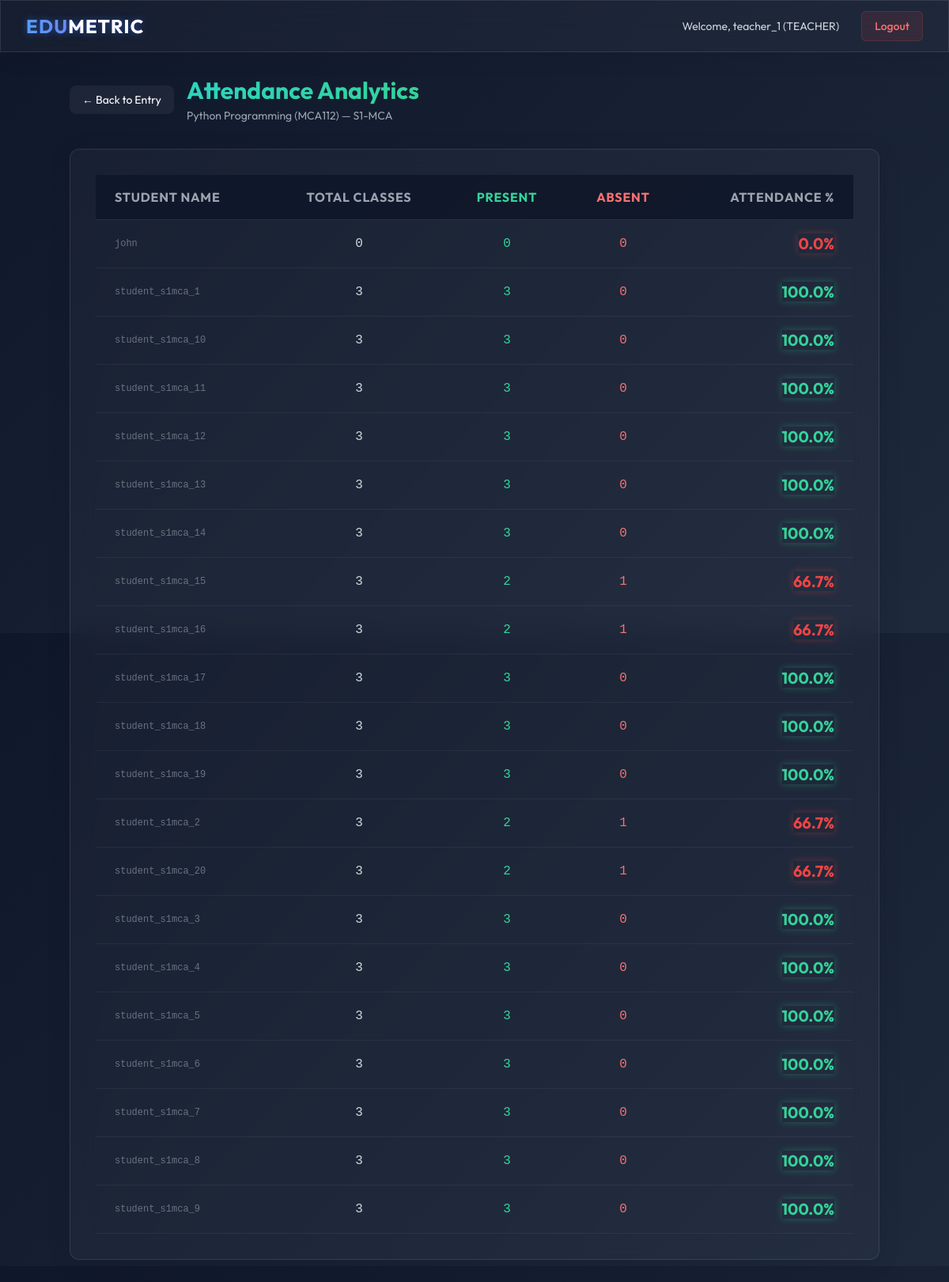
The page /teacher/allocation/8/attendance/report/ (signed in) on the database its author committed.
### core/models.py (models this page shows, shortened)
class User(AbstractUser):
    class Role(models.TextChoices):
        ADMIN = "ADMIN", "Admin"
        STAFF = "DEPT_STAFF", "Department Staff"
        TEACHER = "TEACHER", "Teacher"
        STUDENT = "STUDENT", "Student"
    role = models.CharField(max_length=20, choices=Role.choices, default=Role.STUDENT)
    department = models.ForeignKey(Department, on_delete=models.SET_NULL, null=True, blank=True)
    class_section = models.ForeignKey(ClassSection, on_delete=models.SET_NULL, null=True, blank=True)
    phone = models.CharField(max_length=15, blank=True, null=True)
    profile_pic = models.ImageField(upload_to="profiles/", blank=True, null=True)

class Allocation(models.Model):
    teacher = models.ForeignKey(User, on_delete=models.CASCADE, limit_choices_to={'role': User.Role.TEACHER})
    subject = models.ForeignKey(Subject, on_delete=models.CASCADE)
    class_section = models.ForeignKey(ClassSection, on_delete=models.CASCADE)
    class Meta:
        unique_together = ('teacher', 'subject', 'class_section')

class Subject(models.Model):
    name = models.CharField(max_length=100)
    code = models.CharField(max_length=20, unique=True)
    class_section = models.ForeignKey(ClassSection, on_delete=models.CASCADE, null=True, blank=True)

class ClassSection(models.Model):
    name = models.CharField(max_length=50) # e.g. S5-CSE-A
    department = models.ForeignKey(Department, on_delete=models.CASCADE)

### core/views.py (the view)
# urls.py: path('teacher/allocation/<int:allocation_id>/attendance/report/', views.teacher_attendance_report, name='teacher_attendance_report'),
@login_required
@user_passes_test(is_teacher)
def teacher_attendance_report(request, allocation_id):
    allocation = get_object_or_404(Allocation, id=allocation_id, teacher=request.user)
    students = User.objects.filter(role=User.Role.STUDENT, class_section=allocation.class_section).order_by('username')
    report_data = []
    for student in students:
        total_classes = AttendanceRecord.objects.filter(student=student, allocation=allocation).count()
        days_present = AttendanceRecord.objects.filter(student=student, allocation=allocation, is_present=True).count()
        days_absent = total_classes - days_present
        percentage = 0.0
        if total_classes > 0:
            percentage = round((days_present / total_classes) * 100, 1)
        report_data.append({
            'student': student,
            'total_classes': total_classes,
            'days_present': days_present,
            'days_absent': days_absent,
            'percentage': percentage,
        })
    context = {
        'allocation': allocation,
        'report_data': report_data,
    }
    return render(request, 'attendance_report.html', context)

### core/views.py (called while the page is built)
def is_teacher(user):
    return user.role == User.Role.TEACHER

### templates/attendance_report.html (shortened to what this page needs)
{% extends 'base.html' %}
{% block content %}
<div class="max-w-5xl mx-auto space-y-8">
    <div class="flex items-center justify-between mb-6">
        <div class="flex items-center space-x-4">
            <a href="{% url 'teacher_attendance' allocation.id %}"
                class="px-4 py-2 bg-white/5 hover:bg-white/10 rounded-lg text-sm transition-colors text-white">
                &larr; Back to Entry
            </a>
            <div>
                <h1 class="text-3xl font-bold text-transparent bg-clip-text bg-gradient-to-r from-teal-400 to-emerald-400">
                </h1>
                <p class="text-gray-400 text-sm mt-1">
                    {{ allocation.subject.name }} ({{ allocation.subject.code }}) — {{ allocation.class_section.name }}
                </p>
            </div>
        </div>
    </div>
    <div class="glass-panel p-8 rounded-xl overflow-hidden">
        <div class="overflow-x-auto">
            <table class="w-full text-left">
                <thead class="text-gray-400 uppercase tracking-wider border-b border-white/10 bg-[#0f172a] bg-opacity-90">
                    <tr>
                        <th class="py-4 px-6">Student Name</th>
                        <th class="py-4 px-6 text-center">Total Classes</th>
                        <th class="py-4 px-6 text-center text-emerald-400">Present</th>
                        <th class="py-4 px-6 text-center text-red-400">Absent</th>
                        <th class="py-4 px-6 text-right">Attendance %</th>
                    </tr>
                </thead>
                <tbody class="text-gray-300">
                    {% for data in report_data %}
                    <tr class="border-b border-white/5 hover:bg-white/5 transition-colors">
                        <td class="py-4 px-6">
                            <div class="text-xs text-gray-500 font-mono">{{ data.student.username }}</div>
                        </td>
                        <td class="py-4 px-6 text-center font-mono">{{ data.total_classes }}</td>
                        <td class="py-4 px-6 text-center font-mono text-emerald-400">{{ data.days_present }}</td>
                        <td class="py-4 px-6 text-center font-mono text-red-400">{{ data.days_absent }}</td>
                        <td class="py-4 px-6 text-right">
                            <span class="text-xl font-bold
                                {% if data.percentage < 75 %}text-red-500 shadow-[0_0_10px_rgba(239,68,68,0.3)]
                                {% elif data.percentage > 90 %}text-emerald-400 shadow-[0_0_10px_rgba(52,211,153,0.3)]
                                {% else %}text-white{% endif %}">
                                {{ data.percentage }}%
                            </span>
                        </td>
                    </tr>
                    {% empty %}
                    <tr>
                        <td colspan="5" class="py-12 text-center text-gray-500 italic">
                            No attendance data available for this allocation yet.
                        </td>
                    </tr>
                    {% endfor %}
                </tbody>
            </table>
        </div>
    </div>
</div>
{% endblock %}

### templates/base.html (shortened to what this page needs)
<!DOCTYPE html>
<html lang="en">
<head>
    <script src="/static/tailwind.js"></script>
    <link rel="stylesheet" href="/static/dashboard_effects.css">
</head>
<body class="antialiased overflow-x-hidden">
    <nav class="w-full glass-panel z-50 fixed top-0 left-0 border-b border-white/10">
        <div class="max-w-7xl mx-auto px-4 sm:px-6 lg:px-8">
            <div class="flex items-center justify-between h-16">
                <div class="flex-shrink-0">
                    <a href="/" class="text-2xl font-bold tracking-wider text-transparent bg-clip-text bg-gradient-to-r from-blue-400 to-purple-500 neon-text">
                        EDU<span class="text-white">METRIC</span>
                    </a>
                </div>
                <div class="hidden md:block">
                    <div class="ml-10 flex items-baseline space-x-4">
                        {% if user.is_authenticated %}
                            <span class="px-3 py-2 text-sm text-gray-300">Welcome, {{ user.username }} ({{ user.role }})</span>
                            <a href="{% url 'logout' %}" class="px-4 py-2 rounded-md text-sm font-medium bg-red-500/10 hover:bg-red-500/30 text-red-400 border border-red-500/20 transition-all">Logout</a>
                        {% else %}
                            <a href="{% url 'login' %}" class="text-gray-300 hover:text-white px-3 py-2 rounded-md text-sm font-medium">Login</a>
                        {% endif %}
                    </div>
                </div>
            </div>
        </div>
    </nav>
    <main class="pt-24 pb-12 px-4 sm:px-6 lg:px-8 max-w-7xl mx-auto min-h-screen">
        {% block content %}{% endblock %}
    </main>
</body>
</html>

### templates/base.html (style rules this page uses)
body { background: linear-gradient(135deg, #0f172a 0%, #1e293b 100%); color: #ffffff; min-height: 100vh; }
.glass-panel { background: rgba(255, 255, 255, 0.03); backdrop-filter: blur(16px); -webkit-backdrop-filter: blur(16px); border: 1px solid rgba(255, 255, 255, 0.1); box-shadow: 0 4px 30px rgba(0, 0, 0, 0.1); }
.neon-text { text-shadow: 0 0 10px rgba(59, 130, 246, 0.5); }

### rows shown on the page
User: username "teacher_1", role "TEACHER"
Allocation: subject.name "Python Programming", subject.code "MCA112", class_section.name "S1-MCA"
User: student.username "john", total_classes "0", days_present "0", days_absent "0", percentage "0.0"
User: student.username "student_s1mca_1", total_classes "3", days_present "3", days_absent "0", percentage "100.0"
User: student.username "student_s1mca_10", total_classes "3", days_present "3", days_absent "0", percentage "100.0"
User: student.username "student_s1mca_11", total_classes "3", days_present "3", days_absent "0", percentage "100.0"
User: student.username "student_s1mca_12", total_classes "3", days_present "3", days_absent "0", percentage "100.0"
User: student.username "student_s1mca_13", total_classes "3", days_present "3", days_absent "0", percentage "100.0"
User: student.username "student_s1mca_14", total_classes "3", days_present "3", days_absent "0", percentage "100.0"
User: student.username "student_s1mca_15", total_classes "3", days_present "2", days_absent "1", percentage "66.7"
User: student.username "student_s1mca_16", total_classes "3", days_present "2", days_absent "1", percentage "66.7"
User: student.username "student_s1mca_17", total_classes "3", days_present "3", days_absent "0", percentage "100.0"
User: student.username "student_s1mca_18", total_classes "3", days_present "3", days_absent "0", percentage "100.0"
User: student.username "student_s1mca_19", total_classes "3", days_present "3", days_absent "0", percentage "100.0"
User: student.username "student_s1mca_2", total_classes "3", days_present "2", days_absent "1", percentage "66.7"
User: student.username "student_s1mca_20", total_classes "3", days_present "2", days_absent "1", percentage "66.7"
User: student.username "student_s1mca_3", total_classes "3", days_present "3", days_absent "0", percentage "100.0"
User: student.username "student_s1mca_4", total_classes "3", days_present "3", days_absent "0", percentage "100.0"
User: student.username "student_s1mca_5", total_classes "3", days_present "3", days_absent "0", percentage "100.0"
User: student.username "student_s1mca_6", total_classes "3", days_present "3", days_absent "0", percentage "100.0"
User: student.username "student_s1mca_7", total_classes "3", days_present "3", days_absent "0", percentage "100.0"
User: student.username "student_s1mca_8", total_classes "3", days_present "3", days_absent "0", percentage "100.0"
User: student.username "student_s1mca_9", total_classes "3", days_present "3", days_absent "0", percentage "100.0"
